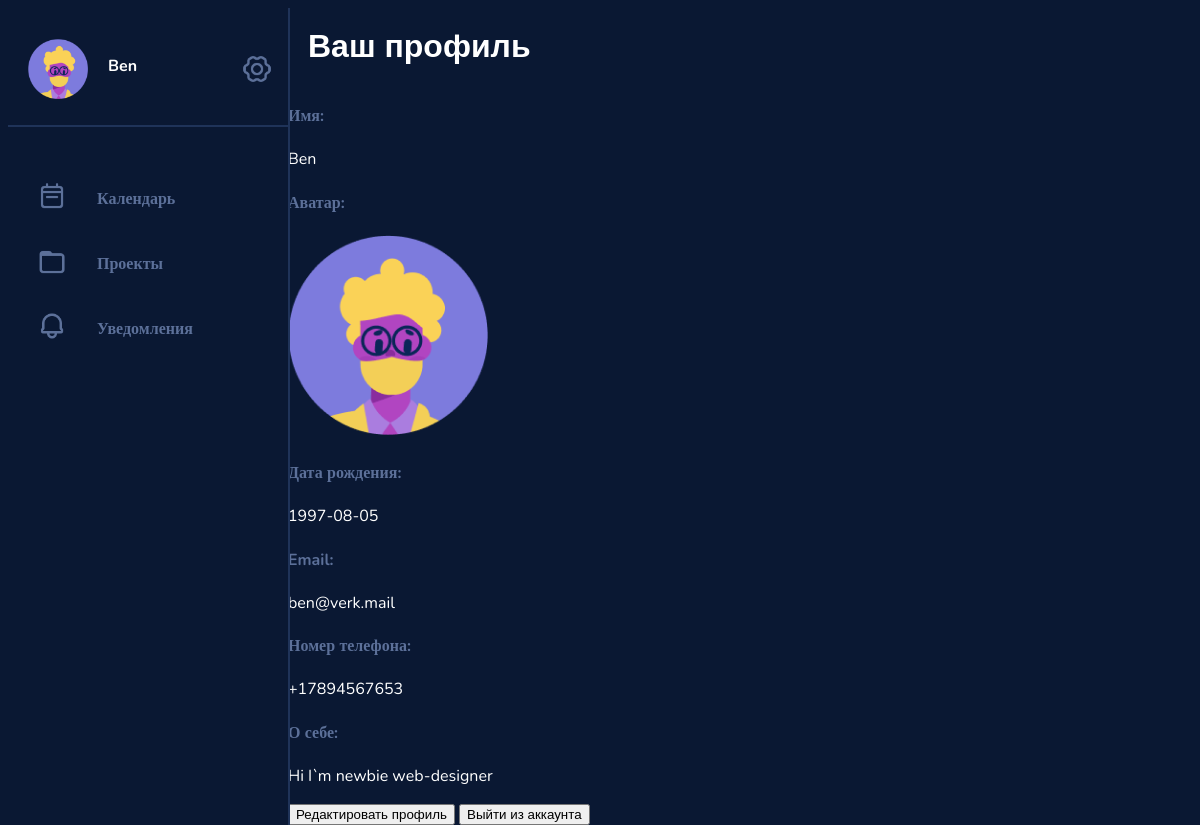
The app's page /profile/1 with its own data.
### data/users.py (models this page shows, shortened)
class User(SqlAlchemyBase, UserMixin, SerializerMixin):
    __tablename__ = 'users'
    id = sqlalchemy.Column(sqlalchemy.Integer, primary_key=True, autoincrement=True)
    login = sqlalchemy.Column(sqlalchemy.String, nullable=True)
    password = sqlalchemy.Column(sqlalchemy.String, nullable=True)
    email = sqlalchemy.Column(sqlalchemy.String, index=True, unique=True, nullable=True)
    phone = sqlalchemy.Column(sqlalchemy.String, index=True, unique=True, nullable=True)
    name = sqlalchemy.Column(sqlalchemy.String, nullable=True)
    birth_date = sqlalchemy.Column(sqlalchemy.DateTime, nullable=True)
    bio = sqlalchemy.Column(sqlalchemy.String, nullable=True)
    projects = sqlalchemy.Column(sqlalchemy.String, nullable=True, default=None)
    tasks = sqlalchemy.Column(sqlalchemy.String, nullable=True, default=None)
    picture = sqlalchemy.Column(sqlalchemy.Integer, nullable=True)

### services/profile.py (the view)
@blueprint.route('/profile/<int:user_id>')
def profile(user_id):
    db_sess = session.create_session()
    user = db_sess.query(User).get(user_id)
    return render_template('profile.html', title='Verk | Profile', name=user.name, id=user_id, email=user.email,
                           list_of_avatars=list_of_avatars, avatar=user.picture, phone=user.phone,
                           birth_date=str(user.birth_date).split()[0], bio=user.bio)

### data/db_session.py (called while the page is built)
def create_session() -> Session:
    global __factory
    return __factory()

### templates/profile.html (shortened to what this page needs)
<!DOCTYPE html>
<html>
<head>
    <link href="/static/style.css" rel="stylesheet" type="text/css" />
</head>
<body>
{% extends "base.html" %}
{% block content %}
<div class="viewport">
        <div class="profile_info">
            <h1>Ваш профиль</h1>
            <h4>Имя:</h4>
            <p>{{name}}</p>
            <h4>Аватар:</h4>
            <img src={{list_of_avatars[avatar]}}>
            <h4>Дата рождения:</h4>
            <p>{{birth_date}}</p>
            <h4>Email:</h4>
            <p>{{email}}</p>
            <h4>Номер телефона:</h4>
            <p>{{phone}}</p>
            <h4>О себе:</h4>
            <p>{{bio}}</p>
            <button type="submit" onclick="window.location.href='/profile_edit/{{id}}';" value="add_new">Редактировать профиль</button>
            <button type="submit" onclick="window.location.href='/';" value="add_new">Выйти из аккаунта</button>
        </div>
    </div>
{% endblock %}

### templates/base.html (shortened to what this page needs)
<!DOCTYPE html>
<html>
<head>
    <link href="/static/style.css" rel="stylesheet" type="text/css" />
</head>
<body>
    <aside>
        <div class="account_menu">
            <div class="profile_pic">
                <img src="{{list_of_avatars[avatar]}}">
            </div>
            <div class="greeting">
                <h3><a href="/profile/{{id}}">{{name}}</a></h3>
            </div>
            <div class="icon">
                <img src="/static/icons/settings.png">
            </div>
        </div>
        <div class="page_menu">
            <div class="page_element">
                <div class="icon">
                    <img src="/static/icons/calendar.png">
                </div>
                <h4><a href="/agenda/{{id}}">Календарь</a></h4>
            </div>
            <div class="page_element">
                <div class="icon">
                    <img src="/static/icons/folder.png">
                </div>
                <h4><a href="/projects/{{id}}">Проекты</a></h4>
            </div>
            <div class="page_element">
                <div class="icon">
                    <img src="/static/icons/notifications.png">
                </div>
                <h4><a href="/notifications/{{id}}">Уведомления</a></h4>
            </div>
        </div>
    </aside>
{% block content %}{% endblock %}
</body>
</html>

### static/style.css (style rules this page uses)
html, body { height: 100%; width: 100%; background-color: #0A1833; font-family: Nunito, Arial; display: flex; }
h1 { font-family: Arial; color: #FFF; }
h4 { font-family: Nunito; font-size: 16px; color: #5C7099; }
h4 a { color: #5C7099; text-decoration: none; }
h3 { font-family: Nunito; font-size: 16px; color: #FFF; }
p { font-family: Nunito; font-size: 16px; color: #FFF; }
aside { padding-top: 1%; padding: 0%; max-width: 280px; border-width: 0px; border-right-width: 2px; border-style: solid; border-color: #1F3359; position: fixed; background-color: #0A1833; height: 100%; }
.account_menu { display: flex; margin-top: 4%; padding: 20px; margin-bottom: 40px; border-style: solid; border-color: #1F3359; border-width: 0px; border-bottom-width: 2px; }
.greeting { display: grid; margin-left: 20px; min-width: 130px; }
.profile_pic img { width: 60px; }
.page_menu { padding-left: 20px; margin-left: 5px; padding-bottom: 30px; border-style: solid; border-color: #1F3359; border-bottom: None; border-width: 0px; border-bottom-width: 2px; }
.page_element { display: flex; }
.icon img { max-width: 60px; width: 40%; min-width: 30px; margin-left: 4px; margin-top: 15px; }
aside .icon img { margin-right: 120%; }
.viewport { display: grid; margin-left: 280px; width: 100%; }
.viewport h1 { margin-top: 20px; margin-left: 20px; margin-bottom: 40px; margin-right: 20px; }
h3 a { font-family: Nunito; font-size: 16px; color: #FFF; text-decoration: none; }

### records on screen
User: name "Ben", email "ben@verk.mail", phone "+17894567653", bio "Hi I`m newbie web-designer"

### other values on screen
{{ birth_date }} "1997-08-05"
